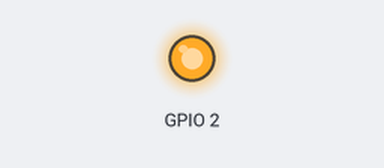
Bench run of a program on a simulated ESP8266 (NodeMCU). On the bench: output pins drawn as LEDs (lit = HIGH). WiFi joins after 1.5 s; servers stay silent unless stated.

Above: at 0.12 s.
At 5.87 s:
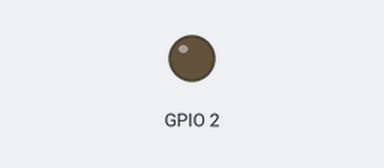
Timing chart, 0 to 6.5 s (numbered marks = the images above):
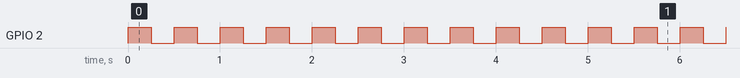

The program:

main.cpp
```cpp
#include <Arduino.h>
#include <ESP8266httpUpdate.h>

void update();
void setup()
{
  // put your setup code here, to run once:
  pinMode(2, OUTPUT);
  WiFi.begin("smarthomehub", "*****");
}

uint32_t updateCounter = 0;

void loop()
{
  // put your main code here, to run repeatedly:
  digitalWrite(2, 1);
  delay(250);
  digitalWrite(2, 0);
  delay(250);

  if (WiFi.status() == WL_CONNECTED)
  {
    updateCounter++;
    if (updateCounter > 20)
    {
      updateCounter = 0;
      update();
    }
  }
}

void update()
{
  String url = "http://otadrive.com/deviceapi/update?";
  url += "k=1c70ece5-07b2-4ee3-9ee3-9b9f566dfb2e";
  url += "&v=1.0.0.1";
  url += "&s=" + String(ESP.getChipId());

  WiFiClient client;
  ESPhttpUpdate.update(client, url, "1.0.0.1");
}
```

Measured:
- by itself, GPIO 2: moves between LOW and HIGH, repeating every 5.0 s
- by itself, everything shown: repeats every 5.0 s, in 20 steps
